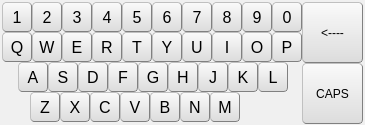
  <widget class="QWidget" name="widget_2" native="true">
   <property name="geometry">
    <rect>
     <x>0</x>
     <y>180</y>
     <width>365</width>
     <height>125</height>
    </rect>
   </property>
   <property name="styleSheet">
    <string notr="true">background-color: rgb(240, 240, 240);</string>
   </property>
   <widget class="QPushButton" name="pushButton_name_1">
    <property name="geometry">
     <rect>
      <x>2</x>
      <y>2</y>
      <width>30</width>
      <height>30</height>
     </rect>
    </property>
    <property name="styleSheet">
     <string notr="true">QPushButton{background-color: rgb(240, 240, 240);}
QPushButton{border:1px groove gray;border-radius:4px;padding:2px 4px;border-style:outset;}
QPushButton:hover{background-color: rgb(229, 241, 251);color:black}
QPushButton:pressed{background-color: rgb(204, 228, 247);border-style:inset}
QPushButton{background-color: qlineargradient(spread:pad, x1:0, y1:1, x2:0, y2:0, stop:0 rgba(220, 220, 220, 255), stop:1 rgba(250, 250, 250, 255));}
QPushButton{font:16px;}</string>
    </property>
    <property name="text">
     <string>1</string>
    </property>
    <attribute name="buttonGroup">
     <string notr="true">buttonGroup</string>
    </attribute>
   </widget>
   <widget class="QPushButton" name="pushButton_name_2">
    <property name="geometry">
     <rect>
      <x>32</x>
      <y>2</y>
      <width>30</width>
      <height>30</height>
     </rect>
    </property>
    <property name="styleSheet">
     <string notr="true">QPushButton{background-color: rgb(240, 240, 240);}
QPushButton{border:1px groove gray;border-radius:4px;padding:2px 4px;border-style:outset;}
QPushButton:hover{background-color: rgb(229, 241, 251);color:black}
QPushButton:pressed{background-color: rgb(204, 228, 247);border-style:inset}
QPushButton{background-color: qlineargradient(spread:pad, x1:0, y1:1, x2:0, y2:0, stop:0 rgba(220, 220, 220, 255), stop:1 rgba(250, 250, 250, 255));}
QPushButton{font:16px;}</string>
    </property>
    <property name="text">
     <string>2</string>
    </property>
    <attribute name="buttonGroup">
     <string notr="true">buttonGroup</string>
    </attribute>
   </widget>
   <widget class="QPushButton" name="pushButton_name_3">
    <property name="geometry">
     <rect>
      <x>62</x>
      <y>2</y>
      <width>30</width>
      <height>30</height>
     </rect>
    </property>
    <property name="styleSheet">
     <string notr="true">QPushButton{background-color: rgb(240, 240, 240);}
QPushButton{border:1px groove gray;border-radius:4px;padding:2px 4px;border-style:outset;}
QPushButton:hover{background-color: rgb(229, 241, 251);color:black}
QPushButton:pressed{background-color: rgb(204, 228, 247);border-style:inset}
QPushButton{background-color: qlineargradient(spread:pad, x1:0, y1:1, x2:0, y2:0, stop:0 rgba(220, 220, 220, 255), stop:1 rgba(250, 250, 250, 255));}
QPushButton{font:16px;}</string>
    </property>
    <property name="text">
     <string>3</string>
    </property>
    <attribute name="buttonGroup">
     <string notr="true">buttonGroup</string>
    </attribute>
   </widget>
   <widget class="QPushButton" name="pushButton_name_4">
    <property name="geometry">
     <rect>
      <x>92</x>
      <y>2</y>
      <width>30</width>
      <height>30</height>
     </rect>
    </property>
    <property name="styleSheet">
     <string notr="true">QPushButton{background-color: rgb(240, 240, 240);}
QPushButton{border:1px groove gray;border-radius:4px;padding:2px 4px;border-style:outset;}
QPushButton:hover{background-color: rgb(229, 241, 251);color:black}
QPushButton:pressed{background-color: rgb(204, 228, 247);border-style:inset}
QPushButton{background-color: qlineargradient(spread:pad, x1:0, y1:1, x2:0, y2:0, stop:0 rgba(220, 220, 220, 255), stop:1 rgba(250, 250, 250, 255));}
QPushButton{font:16px;}</string>
    </property>
    <property name="text">
     <string>4</string>
    </property>
    <attribute name="buttonGroup">
     <string notr="true">buttonGroup</string>
    </attribute>
   </widget>
   <widget class="QPushButton" name="pushButton_name_5">
    <property name="geometry">
     <rect>
      <x>122</x>
      <y>2</y>
      <width>30</width>
      <height>30</height>
     </rect>
    </property>
    <property name="styleSheet">
     <string notr="true">QPushButton{background-color: rgb(240, 240, 240);}
QPushButton{border:1px groove gray;border-radius:4px;padding:2px 4px;border-style:outset;}
QPushButton:hover{background-color: rgb(229, 241, 251);color:black}
QPushButton:pressed{background-color: rgb(204, 228, 247);border-style:inset}
QPushButton{background-color: qlineargradient(spread:pad, x1:0, y1:1, x2:0, y2:0, stop:0 rgba(220, 220, 220, 255), stop:1 rgba(250, 250, 250, 255));}
QPushButton{font:16px;}</string>
    </property>
    <property name="text">
     <string>5</string>
    </property>
    <attribute name="buttonGroup">
     <string notr="true">buttonGroup</string>
    </attribute>
   </widget>
   <widget class="QPushButton" name="pushButton_name_6">
    <property name="geometry">
     <rect>
      <x>152</x>
      <y>2</y>
      <width>30</width>
      <height>30</height>
     </rect>
    </property>
    <property name="styleSheet">
     <string notr="true">QPushButton{background-color: rgb(240, 240, 240);}
QPushButton{border:1px groove gray;border-radius:4px;padding:2px 4px;border-style:outset;}
QPushButton:hover{background-color: rgb(229, 241, 251);color:black}
QPushButton:pressed{background-color: rgb(204, 228, 247);border-style:inset}
QPushButton{background-color: qlineargradient(spread:pad, x1:0, y1:1, x2:0, y2:0, stop:0 rgba(220, 220, 220, 255), stop:1 rgba(250, 250, 250, 255));}
QPushButton{font:16px;}</string>
    </property>
    <property name="text">
     <string>6</string>
    </property>
    <attribute name="buttonGroup">
     <string notr="true">buttonGroup</string>
    </attribute>
   </widget>
   <widget class="QPushButton" name="pushButton_name_7">
    <property name="geometry">
     <rect>
      <x>182</x>
      <y>2</y>
      <width>30</width>
      <height>30</height>
     </rect>
    </property>
    <property name="styleSheet">
     <string notr="true">QPushButton{background-color: rgb(240, 240, 240);}
QPushButton{border:1px groove gray;border-radius:4px;padding:2px 4px;border-style:outset;}
QPushButton:hover{background-color: rgb(229, 241, 251);color:black}
QPushButton:pressed{background-color: rgb(204, 228, 247);border-style:inset}
QPushButton{background-color: qlineargradient(spread:pad, x1:0, y1:1, x2:0, y2:0, stop:0 rgba(220, 220, 220, 255), stop:1 rgba(250, 250, 250, 255));}
QPushButton{font:16px;}</string>
    </property>
    <property name="text">
     <string>7</string>
    </property>
    <attribute name="buttonGroup">
     <string notr="true">buttonGroup</string>
    </attribute>
   </widget>
   <widget class="QPushButton" name="pushButton_name_8">
    <property name="geometry">
     <rect>
      <x>212</x>
      <y>2</y>
      <width>30</width>
      <height>30</height>
     </rect>
    </property>
    <property name="styleSheet">
     <string notr="true">QPushButton{background-color: rgb(240, 240, 240);}
QPushButton{border:1px groove gray;border-radius:4px;padding:2px 4px;border-style:outset;}
QPushButton:hover{background-color: rgb(229, 241, 251);color:black}
QPushButton:pressed{background-color: rgb(204, 228, 247);border-style:inset}
QPushButton{background-color: qlineargradient(spread:pad, x1:0, y1:1, x2:0, y2:0, stop:0 rgba(220, 220, 220, 255), stop:1 rgba(250, 250, 250, 255));}
QPushButton{font:16px;}</string>
    </property>
    <property name="text">
     <string>8</string>
    </property>
    <attribute name="buttonGroup">
     <string notr="true">buttonGroup</string>
    </attribute>
   </widget>
   <widget class="QPushButton" name="pushButton_name_9">
    <property name="geometry">
     <rect>
      <x>242</x>
      <y>2</y>
      <width>30</width>
      <height>30</height>
     </rect>
    </property>
    <property name="styleSheet">
     <string notr="true">QPushButton{background-color: rgb(240, 240, 240);}
QPushButton{border:1px groove gray;border-radius:4px;padding:2px 4px;border-style:outset;}
QPushButton:hover{background-color: rgb(229, 241, 251);color:black}
QPushButton:pressed{background-color: rgb(204, 228, 247);border-style:inset}
QPushButton{background-color: qlineargradient(spread:pad, x1:0, y1:1, x2:0, y2:0, stop:0 rgba(220, 220, 220, 255), stop:1 rgba(250, 250, 250, 255));}
QPushButton{font:16px;}</string>
    </property>
    <property name="text">
     <string>9</string>
    </property>
    <attribute name="buttonGroup">
     <string notr="true">buttonGroup</string>
    </attribute>
   </widget>
   <widget class="QPushButton" name="pushButton_name_10">
    <property name="geometry">
     <rect>
      <x>272</x>
      <y>2</y>
      <width>30</width>
      <height>30</height>
     </rect>
    </property>
    <property name="styleSheet">
     <string notr="true">QPushButton{background-color: rgb(240, 240, 240);}
QPushButton{border:1px groove gray;border-radius:4px;padding:2px 4px;border-style:outset;}
QPushButton:hover{background-color: rgb(229, 241, 251);color:black}
QPushButton:pressed{background-color: rgb(204, 228, 247);border-style:inset}
QPushButton{background-color: qlineargradient(spread:pad, x1:0, y1:1, x2:0, y2:0, stop:0 rgba(220, 220, 220, 255), stop:1 rgba(250, 250, 250, 255));}
QPushButton{font:16px;}</string>
    </property>
    <property name="text">
     <string>0</string>
    </property>
    <attribute name="buttonGroup">
     <string notr="true">buttonGroup</string>
    </attribute>
   </widget>
   <widget class="QPushButton" name="pushButton_name_Q">
    <property name="geometry">
     <rect>
      <x>2</x>
      <y>32</y>
      <width>30</width>
      <height>30</height>
     </rect>
    </property>
    <property name="styleSheet">
     <string notr="true">QPushButton{background-color: rgb(240, 240, 240);}
QPushButton{border:1px groove gray;border-radius:4px;padding:2px 4px;border-style:outset;}
QPushButton:hover{background-color: rgb(229, 241, 251);color:black}
QPushButton:pressed{background-color: rgb(204, 228, 247);border-style:inset}
QPushButton{background-color: qlineargradient(spread:pad, x1:0, y1:1, x2:0, y2:0, stop:0 rgba(220, 220, 220, 255), stop:1 rgba(250, 250, 250, 255));}
QPushButton{font:16px;}</string>
    </property>
    <property name="text">
     <string>Q</string>
    </property>
    <attribute name="buttonGroup">
     <string notr="true">buttonGroup</string>
    </attribute>
   </widget>
   <widget class="QPushButton" name="pushButton_name_W">
    <property name="geometry">
     <rect>
      <x>32</x>
      <y>32</y>
      <width>30</width>
      <height>30</height>
     </rect>
    </property>
    <property name="styleSheet">
     <string notr="true">QPushButton{background-color: rgb(240, 240, 240);}
QPushButton{border:1px groove gray;border-radius:4px;padding:2px 4px;border-style:outset;}
QPushButton:hover{background-color: rgb(229, 241, 251);color:black}
QPushButton:pressed{background-color: rgb(204, 228, 247);border-style:inset}
QPushButton{background-color: qlineargradient(spread:pad, x1:0, y1:1, x2:0, y2:0, stop:0 rgba(220, 220, 220, 255), stop:1 rgba(250, 250, 250, 255));}
QPushButton{font:16px;}</string>
    </property>
    <property name="text">
     <string>W</string>
    </property>
    <attribute name="buttonGroup">
     <string notr="true">buttonGroup</string>
    </attribute>
   </widget>
   <widget class="QPushButton" name="pushButton_name_E">
    <property name="geometry">
     <rect>
      <x>62</x>
      <y>32</y>
      <width>30</width>
      <height>30</height>
     </rect>
    </property>
    <property name="styleSheet">
     <string notr="true">QPushButton{background-color: rgb(240, 240, 240);}
QPushButton{border:1px groove gray;border-radius:4px;padding:2px 4px;border-style:outset;}
QPushButton:hover{background-color: rgb(229, 241, 251);color:black}
QPushButton:pressed{background-color: rgb(204, 228, 247);border-style:inset}
QPushButton{background-color: qlineargradient(spread:pad, x1:0, y1:1, x2:0, y2:0, stop:0 rgba(220, 220, 220, 255), stop:1 rgba(250, 250, 250, 255));}
QPushButton{font:16px;}</string>
    </property>
    <property name="text">
     <string>E</string>
    </property>
    <attribute name="buttonGroup">
     <string notr="true">buttonGroup</string>
    </attribute>
   </widget>
   <widget class="QPushButton" name="pushButton_name_R">
    <property name="geometry">
     <rect>
      <x>92</x>
      <y>32</y>
      <width>30</width>
      <height>30</height>
     </rect>
    </property>
    <property name="styleSheet">
     <string notr="true">QPushButton{background-color: rgb(240, 240, 240);}
QPushButton{border:1px groove gray;border-radius:4px;padding:2px 4px;border-style:outset;}
QPushButton:hover{background-color: rgb(229, 241, 251);color:black}
QPushButton:pressed{background-color: rgb(204, 228, 247);border-style:inset}
QPushButton{background-color: qlineargradient(spread:pad, x1:0, y1:1, x2:0, y2:0, stop:0 rgba(220, 220, 220, 255), stop:1 rgba(250, 250, 250, 255));}
QPushButton{font:16px;}</string>
    </property>
    <property name="text">
     <string>R</string>
    </property>
    <attribute name="buttonGroup">
     <string notr="true">buttonGroup</string>
    </attribute>
   </widget>
   <widget class="QPushButton" name="pushButton_name_T">
    <property name="geometry">
     <rect>
      <x>122</x>
      <y>32</y>
      <width>30</width>
      <height>30</height>
     </rect>
    </property>
    <property name="styleSheet">
     <string notr="true">QPushButton{background-color: rgb(240, 240, 240);}
QPushButton{border:1px groove gray;border-radius:4px;padding:2px 4px;border-style:outset;}
QPushButton:hover{background-color: rgb(229, 241, 251);color:black}
QPushButton:pressed{background-color: rgb(204, 228, 247);border-style:inset}
QPushButton{background-color: qlineargradient(spread:pad, x1:0, y1:1, x2:0, y2:0, stop:0 rgba(220, 220, 220, 255), stop:1 rgba(250, 250, 250, 255));}
QPushButton{font:16px;}</string>
    </property>
    <property name="text">
     <string>T</string>
    </property>
    <attribute name="buttonGroup">
     <string notr="true">buttonGroup</string>
    </attribute>
   </widget>
   <widget class="QPushButton" name="pushButton_name_Y">
    <property name="geometry">
     <rect>
      <x>152</x>
      <y>32</y>
      <width>30</width>
      <height>30</height>
     </rect>
    </property>
    <property name="styleSheet">
     <string notr="true">QPushButton{background-color: rgb(240, 240, 240);}
QPushButton{border:1px groove gray;border-radius:4px;padding:2px 4px;border-style:outset;}
QPushButton:hover{background-color: rgb(229, 241, 251);color:black}
QPushButton:pressed{background-color: rgb(204, 228, 247);border-style:inset}
QPushButton{background-color: qlineargradient(spread:pad, x1:0, y1:1, x2:0, y2:0, stop:0 rgba(220, 220, 220, 255), stop:1 rgba(250, 250, 250, 255));}
QPushButton{font:16px;}</string>
    </property>
    <property name="text">
     <string>Y</string>
    </property>
    <attribute name="buttonGroup">
     <string notr="true">buttonGroup</string>
    </attribute>
   </widget>
   <widget class="QPushButton" name="pushButton_name_U">
    <property name="geometry">
     <rect>
      <x>182</x>
      <y>32</y>
      <width>30</width>
      <height>30</height>
     </rect>
    </property>
    <property name="styleSheet">
     <string notr="true">QPushButton{background-color: rgb(240, 240, 240);}
QPushButton{border:1px groove gray;border-radius:4px;padding:2px 4px;border-style:outset;}
QPushButton:hover{background-color: rgb(229, 241, 251);color:black}
QPushButton:pressed{background-color: rgb(204, 228, 247);border-style:inset}
QPushButton{background-color: qlineargradient(spread:pad, x1:0, y1:1, x2:0, y2:0, stop:0 rgba(220, 220, 220, 255), stop:1 rgba(250, 250, 250, 255));}
QPushButton{font:16px;}</string>
    </property>
    <property name="text">
     <string>U</string>
    </property>
    <attribute name="buttonGroup">
     <string notr="true">buttonGroup</string>
    </attribute>
   </widget>
   <widget class="QPushButton" name="pushButton_name_I">
    <property name="geometry">
     <rect>
      <x>212</x>
      <y>32</y>
      <width>30</width>
      <height>30</height>
     </rect>
    </property>
    <property name="styleSheet">
     <string notr="true">QPushButton{background-color: rgb(240, 240, 240);}
QPushButton{border:1px groove gray;border-radius:4px;padding:2px 4px;border-style:outset;}
QPushButton:hover{background-color: rgb(229, 241, 251);color:black}
QPushButton:pressed{background-color: rgb(204, 228, 247);border-style:inset}
QPushButton{background-color: qlineargradient(spread:pad, x1:0, y1:1, x2:0, y2:0, stop:0 rgba(220, 220, 220, 255), stop:1 rgba(250, 250, 250, 255));}
QPushButton{font:16px;}</string>
    </property>
    <property name="text">
     <string>I</string>
    </property>
    <attribute name="buttonGroup">
     <string notr="true">buttonGroup</string>
    </attribute>
   </widget>
   <widget class="QPushButton" name="pushButton_name_O">
    <property name="geometry">
     <rect>
      <x>242</x>
      <y>32</y>
      <width>30</width>
      <height>30</height>
     </rect>
    </property>
    <property name="styleSheet">
     <string notr="true">QPushButton{background-color: rgb(240, 240, 240);}
QPushButton{border:1px groove gray;border-radius:4px;padding:2px 4px;border-style:outset;}
QPushButton:hover{background-color: rgb(229, 241, 251);color:black}
QPushButton:pressed{background-color: rgb(204, 228, 247);border-style:inset}
QPushButton{background-color: qlineargradient(spread:pad, x1:0, y1:1, x2:0, y2:0, stop:0 rgba(220, 220, 220, 255), stop:1 rgba(250, 250, 250, 255));}
QPushButton{font:16px;}</string>
    </property>
    <property name="text">
     <string>O</string>
    </property>
    <attribute name="buttonGroup">
     <string notr="true">buttonGroup</string>
    </attribute>
   </widget>
   <widget class="QPushButton" name="pushButton_name_P">
    <property name="geometry">
     <rect>
      <x>272</x>
      <y>32</y>
      <width>30</width>
      <height>30</height>
     </rect>
    </property>
    <property name="styleSheet">
     <string notr="true">QPushButton{background-color: rgb(240, 240, 240);}
QPushButton{border:1px groove gray;border-radius:4px;padding:2px 4px;border-style:outset;}
QPushButton:hover{background-color: rgb(229, 241, 251);color:black}
QPushButton:pressed{background-color: rgb(204, 228, 247);border-style:inset}
QPushButton{background-color: qlineargradient(spread:pad, x1:0, y1:1, x2:0, y2:0, stop:0 rgba(220, 220, 220, 255), stop:1 rgba(250, 250, 250, 255));}
QPushButton{font:16px;}</string>
    </property>
    <property name="text">
     <string>P</string>
    </property>
    <attribute name="buttonGroup">
     <string notr="true">buttonGroup</string>
    </attribute>
   </widget>
   <widget class="QPushButton" name="pushButton_name_A">
    <property name="geometry">
     <rect>
      <x>18</x>
      <y>62</y>
      <width>30</width>
      <height>30</height>
     </rect>
    </property>
    <property name="styleSheet">
     <string notr="true">QPushButton{background-color: rgb(240, 240, 240);}
QPushButton{border:1px groove gray;border-radius:4px;padding:2px 4px;border-style:outset;}
QPushButton:hover{background-color: rgb(229, 241, 251);color:black}
QPushButton:pressed{background-color: rgb(204, 228, 247);border-style:inset}
QPushButton{background-color: qlineargradient(spread:pad, x1:0, y1:1, x2:0, y2:0, stop:0 rgba(220, 220, 220, 255), stop:1 rgba(250, 250, 250, 255));}
QPushButton{font:16px;}</string>
    </property>
    <property name="text">
     <string>A</string>
    </property>
    <attribute name="buttonGroup">
     <string notr="true">buttonGroup</string>
    </attribute>
   </widget>
   <widget class="QPushButton" name="pushButton_name_S">
    <property name="geometry">
     <rect>
      <x>48</x>
      <y>62</y>
      <width>30</width>
      <height>30</height>
     </rect>
    </property>
    <property name="styleSheet">
     <string notr="true">QPushButton{background-color: rgb(240, 240, 240);}
QPushButton{border:1px groove gray;border-radius:4px;padding:2px 4px;border-style:outset;}
QPushButton:hover{background-color: rgb(229, 241, 251);color:black}
QPushButton:pressed{background-color: rgb(204, 228, 247);border-style:inset}
QPushButton{background-color: qlineargradient(spread:pad, x1:0, y1:1, x2:0, y2:0, stop:0 rgba(220, 220, 220, 255), stop:1 rgba(250, 250, 250, 255));}
QPushButton{font:16px;}</string>
    </property>
    <property name="text">
     <string>S</string>
    </property>
    <attribute name="buttonGroup">
     <string notr="true">buttonGroup</string>
    </attribute>
   </widget>
   <widget class="QPushButton" name="pushButton_name_D">
    <property name="geometry">
     <rect>
      <x>78</x>
      <y>62</y>
      <width>30</width>
      <height>30</height>
     </rect>
    </property>
    <property name="styleSheet">
     <string notr="true">QPushButton{background-color: rgb(240, 240, 240);}
QPushButton{border:1px groove gray;border-radius:4px;padding:2px 4px;border-style:outset;}
QPushButton:hover{background-color: rgb(229, 241, 251);color:black}
QPushButton:pressed{background-color: rgb(204, 228, 247);border-style:inset}
QPushButton{background-color: qlineargradient(spread:pad, x1:0, y1:1, x2:0, y2:0, stop:0 rgba(220, 220, 220, 255), stop:1 rgba(250, 250, 250, 255));}
QPushButton{font:16px;}</string>
    </property>
    <property name="text">
     <string>D</string>
    </property>
    <attribute name="buttonGroup">
     <string notr="true">buttonGroup</string>
    </attribute>
   </widget>
   <widget class="QPushButton" name="pushButton_name_F">
    <property name="geometry">
     <rect>
      <x>108</x>
      <y>62</y>
      <width>30</width>
      <height>30</height>
     </rect>
    </property>
    <property name="styleSheet">
     <string notr="true">QPushButton{background-color: rgb(240, 240, 240);}
QPushButton{border:1px groove gray;border-radius:4px;padding:2px 4px;border-style:outset;}
QPushButton:hover{background-color: rgb(229, 241, 251);color:black}
QPushButton:pressed{background-color: rgb(204, 228, 247);border-style:inset}
QPushButton{background-color: qlineargradient(spread:pad, x1:0, y1:1, x2:0, y2:0, stop:0 rgba(220, 220, 220, 255), stop:1 rgba(250, 250, 250, 255));}
QPushButton{font:16px;}</string>
    </property>
    <property name="text">
     <string>F</string>
    </property>
    <attribute name="buttonGroup">
     <string notr="true">buttonGroup</string>
    </attribute>
   </widget>
   <widget class="QPushButton" name="pushButton_name_G">
    <property name="geometry">
     <rect>
      <x>138</x>
      <y>62</y>
      <width>30</width>
      <height>30</height>
     </rect>
    </property>
    <property name="styleSheet">
     <string notr="true">QPushButton{background-color: rgb(240, 240, 240);}
QPushButton{border:1px groove gray;border-radius:4px;padding:2px 4px;border-style:outset;}
QPushButton:hover{background-color: rgb(229, 241, 251);color:black}
QPushButton:pressed{background-color: rgb(204, 228, 247);border-style:inset}
QPushButton{background-color: qlineargradient(spread:pad, x1:0, y1:1, x2:0, y2:0, stop:0 rgba(220, 220, 220, 255), stop:1 rgba(250, 250, 250, 255));}
QPushButton{font:16px;}</string>
    </property>
    <property name="text">
     <string>G</string>
    </property>
    <attribute name="buttonGroup">
     <string notr="true">buttonGroup</string>
    </attribute>
   </widget>
   <widget class="QPushButton" name="pushButton_name_H">
    <property name="geometry">
     <rect>
      <x>168</x>
      <y>62</y>
      <width>30</width>
      <height>30</height>
     </rect>
    </property>
    <property name="styleSheet">
     <string notr="true">QPushButton{background-color: rgb(240, 240, 240);}
QPushButton{border:1px groove gray;border-radius:4px;padding:2px 4px;border-style:outset;}
QPushButton:hover{background-color: rgb(229, 241, 251);color:black}
QPushButton:pressed{background-color: rgb(204, 228, 247);border-style:inset}
QPushButton{background-color: qlineargradient(spread:pad, x1:0, y1:1, x2:0, y2:0, stop:0 rgba(220, 220, 220, 255), stop:1 rgba(250, 250, 250, 255));}
QPushButton{font:16px;}</string>
    </property>
    <property name="text">
     <string>H</string>
    </property>
    <attribute name="buttonGroup">
     <string notr="true">buttonGroup</string>
    </attribute>
   </widget>
   <widget class="QPushButton" name="pushButton_name_J">
    <property name="geometry">
     <rect>
      <x>198</x>
      <y>62</y>
      <width>30</width>
      <height>30</height>
     </rect>
    </property>
    <property name="styleSheet">
     <string notr="true">QPushButton{background-color: rgb(240, 240, 240);}
QPushButton{border:1px groove gray;border-radius:4px;padding:2px 4px;border-style:outset;}
QPushButton:hover{background-color: rgb(229, 241, 251);color:black}
QPushButton:pressed{background-color: rgb(204, 228, 247);border-style:inset}
QPushButton{background-color: qlineargradient(spread:pad, x1:0, y1:1, x2:0, y2:0, stop:0 rgba(220, 220, 220, 255), stop:1 rgba(250, 250, 250, 255));}
QPushButton{font:16px;}</string>
    </property>
    <property name="text">
     <string>J</string>
    </property>
    <attribute name="buttonGroup">
     <string notr="true">buttonGroup</string>
    </attribute>
   </widget>
   <widget class="QPushButton" name="pushButton_name_K">
    <property name="geometry">
     <rect>
      <x>228</x>
      <y>62</y>
      <width>30</width>
      <height>30</height>
     </rect>
    </property>
    <property name="styleSheet">
     <string notr="true">QPushButton{background-color: rgb(240, 240, 240);}
QPushButton{border:1px groove gray;border-radius:4px;padding:2px 4px;border-style:outset;}
QPushButton:hover{background-color: rgb(229, 241, 251);color:black}
QPushButton:pressed{background-color: rgb(204, 228, 247);border-style:inset}
QPushButton{background-color: qlineargradient(spread:pad, x1:0, y1:1, x2:0, y2:0, stop:0 rgba(220, 220, 220, 255), stop:1 rgba(250, 250, 250, 255));}
QPushButton{font:16px;}</string>
    </property>
    <property name="text">
     <string>K</string>
    </property>
    <attribute name="buttonGroup">
     <string notr="true">buttonGroup</string>
    </attribute>
   </widget>
   <widget class="QPushButton" name="pushButton_name_L">
    <property name="geometry">
     <rect>
      <x>258</x>
      <y>62</y>
      <width>30</width>
      <height>30</height>
     </rect>
    </property>
    <property name="styleSheet">
     <string notr="true">QPushButton{background-color: rgb(240, 240, 240);}
QPushButton{border:1px groove gray;border-radius:4px;padding:2px 4px;border-style:outset;}
QPushButton:hover{background-color: rgb(229, 241, 251);color:black}
QPushButton:pressed{background-color: rgb(204, 228, 247);border-style:inset}
QPushButton{background-color: qlineargradient(spread:pad, x1:0, y1:1, x2:0, y2:0, stop:0 rgba(220, 220, 220, 255), stop:1 rgba(250, 250, 250, 255));}
QPushButton{font:16px;}</string>
    </property>
    <property name="text">
     <string>L</string>
    </property>
    <attribute name="buttonGroup">
     <string notr="true">buttonGroup</string>
    </attribute>
   </widget>
   <widget class="QPushButton" name="pushButton_name_Z">
    <property name="geometry">
     <rect>
      <x>30</x>
      <y>92</y>
      <width>30</width>
      <height>30</height>
     </rect>
    </property>
    <property name="styleSheet">
     <string notr="true">QPushButton{background-color: rgb(240, 240, 240);}
QPushButton{border:1px groove gray;border-radius:4px;padding:2px 4px;border-style:outset;}
QPushButton:hover{background-color: rgb(229, 241, 251);color:black}
QPushButton:pressed{background-color: rgb(204, 228, 247);border-style:inset}
QPushButton{background-color: qlineargradient(spread:pad, x1:0, y1:1, x2:0, y2:0, stop:0 rgba(220, 220, 220, 255), stop:1 rgba(250, 250, 250, 255));}
QPushButton{font:16px;}</string>
    </property>
    <property name="text">
     <string>Z</string>
    </property>
    <attribute name="buttonGroup">
     <string notr="true">buttonGroup</string>
    </attribute>
   </widget>
   <widget class="QPushButton" name="pushButton_name_X">
    <property name="geometry">
     <rect>
      <x>60</x>
      <y>92</y>
      <width>30</width>
      <height>30</height>
     </rect>
    </property>
    <property name="styleSheet">
     <string notr="true">QPushButton{background-color: rgb(240, 240, 240);}
QPushButton{border:1px groove gray;border-radius:4px;padding:2px 4px;border-style:outset;}
QPushButton:hover{background-color: rgb(229, 241, 251);color:black}
QPushButton:pressed{background-color: rgb(204, 228, 247);border-style:inset}
QPushButton{background-color: qlineargradient(spread:pad, x1:0, y1:1, x2:0, y2:0, stop:0 rgba(220, 220, 220, 255), stop:1 rgba(250, 250, 250, 255));}
QPushButton{font:16px;}</string>
    </property>
    <property name="text">
     <string>X</string>
    </property>
    <attribute name="buttonGroup">
     <string notr="true">buttonGroup</string>
    </attribute>
   </widget>
   <widget class="QPushButton" name="pushButton_name_C">
    <property name="geometry">
     <rect>
      <x>90</x>
      <y>92</y>
      <width>30</width>
      <height>30</height>
     </rect>
    </property>
    <property name="styleSheet">
     <string notr="true">QPushButton{background-color: rgb(240, 240, 240);}
QPushButton{border:1px groove gray;border-radius:4px;padding:2px 4px;border-style:outset;}
QPushButton:hover{background-color: rgb(229, 241, 251);color:black}
QPushButton:pressed{background-color: rgb(204, 228, 247);border-style:inset}
QPushButton{background-color: qlineargradient(spread:pad, x1:0, y1:1, x2:0, y2:0, stop:0 rgba(220, 220, 220, 255), stop:1 rgba(250, 250, 250, 255));}
QPushButton{font:16px;}</string>
    </property>
    <property name="text">
     <string>C</string>
    </property>
    <attribute name="buttonGroup">
     <string notr="true">buttonGroup</string>
    </attribute>
   </widget>
   <widget class="QPushButton" name="pushButton_name_V">
    <property name="geometry">
     <rect>
      <x>120</x>
      <y>92</y>
      <width>30</width>
      <height>30</height>
     </rect>
    </property>
    <property name="styleSheet">
     <string notr="true">QPushButton{background-color: rgb(240, 240, 240);}
QPushButton{border:1px groove gray;border-radius:4px;padding:2px 4px;border-style:outset;}
QPushButton:hover{background-color: rgb(229, 241, 251);color:black}
QPushButton:pressed{background-color: rgb(204, 228, 247);border-style:inset}
QPushButton{background-color: qlineargradient(spread:pad, x1:0, y1:1, x2:0, y2:0, stop:0 rgba(220, 220, 220, 255), stop:1 rgba(250, 250, 250, 255));}
QPushButton{font:16px;}</string>
    </property>
    <property name="text">
     <string>V</string>
    </property>
    <attribute name="buttonGroup">
     <string notr="true">buttonGroup</string>
    </attribute>
   </widget>
   <widget class="QPushButton" name="pushButton_name_B">
    <property name="geometry">
     <rect>
      <x>150</x>
      <y>92</y>
      <width>30</width>
      <height>30</height>
     </rect>
    </property>
    <property name="styleSheet">
     <string notr="true">QPushButton{background-color: rgb(240, 240, 240);}
QPushButton{border:1px groove gray;border-radius:4px;padding:2px 4px;border-style:outset;}
QPushButton:hover{background-color: rgb(229, 241, 251);color:black}
QPushButton:pressed{background-color: rgb(204, 228, 247);border-style:inset}
QPushButton{background-color: qlineargradient(spread:pad, x1:0, y1:1, x2:0, y2:0, stop:0 rgba(220, 220, 220, 255), stop:1 rgba(250, 250, 250, 255));}
QPushButton{font:16px;}</string>
    </property>
    <property name="text">
     <string>B</string>
    </property>
    <attribute name="buttonGroup">
     <string notr="true">buttonGroup</string>
    </attribute>
   </widget>
   <widget class="QPushButton" name="pushButton_name_N">
    <property name="geometry">
     <rect>
      <x>180</x>
      <y>92</y>
      <width>30</width>
      <height>30</height>
     </rect>
    </property>
    <property name="styleSheet">
     <string notr="true">QPushButton{background-color: rgb(240, 240, 240);}
QPushButton{border:1px groove gray;border-radius:4px;padding:2px 4px;border-style:outset;}
QPushButton:hover{background-color: rgb(229, 241, 251);color:black}
QPushButton:pressed{background-color: rgb(204, 228, 247);border-style:inset}
QPushButton{background-color: qlineargradient(spread:pad, x1:0, y1:1, x2:0, y2:0, stop:0 rgba(220, 220, 220, 255), stop:1 rgba(250, 250, 250, 255));}
QPushButton{font:16px;}</string>
    </property>
    <property name="text">
     <string>N</string>
    </property>
    <attribute name="buttonGroup">
     <string notr="true">buttonGroup</string>
    </attribute>
   </widget>
   <widget class="QPushButton" name="pushButton_name_M">
    <property name="geometry">
     <rect>
      <x>210</x>
      <y>92</y>
      <width>30</width>
      <height>30</height>
     </rect>
    </property>
    <property name="styleSheet">
     <string notr="true">QPushButton{background-color: rgb(240, 240, 240);}
QPushButton{border:1px groove gray;border-radius:4px;padding:2px 4px;border-style:outset;}
QPushButton:hover{background-color: rgb(229, 241, 251);color:black}
QPushButton:pressed{background-color: rgb(204, 228, 247);border-style:inset}
QPushButton{background-color: qlineargradient(spread:pad, x1:0, y1:1, x2:0, y2:0, stop:0 rgba(220, 220, 220, 255), stop:1 rgba(250, 250, 250, 255));}
QPushButton{font:16px;}</string>
    </property>
    <property name="text">
     <string>M</string>
    </property>
    <attribute name="buttonGroup">
     <string notr="true">buttonGroup</string>
    </attribute>
   </widget>
   <widget class="QPushButton" name="pushButton_name_37">
    <property name="geometry">
     <rect>
      <x>302</x>
      <y>2</y>
      <width>61</width>
      <height>61</height>
     </rect>
    </property>
    <property name="styleSheet">
     <string notr="true">QPushButton{background-color: rgb(240, 240, 240);}
QPushButton{border:1px groove gray;border-radius:4px;padding:2px 4px;border-style:outset;}
QPushButton:hover{background-color: rgb(229, 241, 251);color:black}
QPushButton:pressed{background-color: rgb(204, 228, 247);border-style:inset}
QPushButton{background-color: qlineargradient(spread:pad, x1:0, y1:1, x2:0, y2:0, stop:0 rgba(220, 220, 220, 255), stop:1 rgba(250, 250, 250, 255));}</string>
    </property>
    <property name="text">
     <string>&lt;----</string>
    </property>
   </widget>
   <widget class="QPushButton" name="pushButton_name_38">
    <property name="geometry">
     <rect>
      <x>302</x>
      <y>63</y>
      <width>61</width>
      <height>61</height>
     </rect>
    </property>
    <property name="styleSheet">
     <string notr="true">QPushButton{background-color: rgb(240, 240, 240);}
QPushButton{border:1px groove gray;border-radius:4px;padding:2px 4px;border-style:outset;}
QPushButton:hover{background-color: rgb(229, 241, 251);color:black}
QPushButton:pressed{background-color: rgb(204, 228, 247);border-style:inset}
QPushButton{background-color: qlineargradient(spread:pad, x1:0, y1:1, x2:0, y2:0, stop:0 rgba(220, 220, 220, 255), stop:1 rgba(250, 250, 250, 255));}</string>
    </property>
    <property name="text">
     <string>CAPS</string>
    </property>
   </widget>
  </widget>
